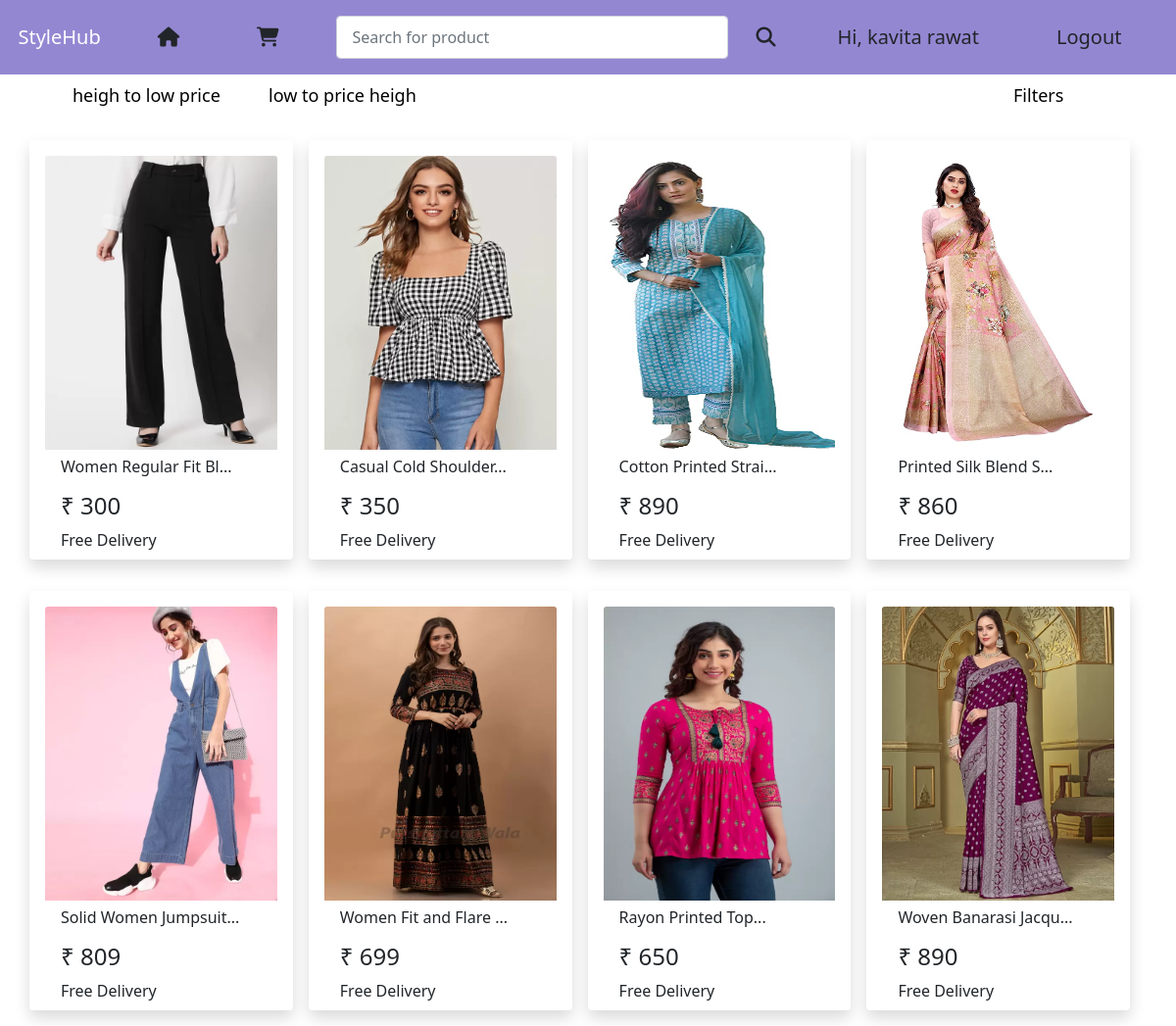
Page / (signed in) on the committed database.
### accounts/models.py (models this page shows, shortened)
class User(AbstractBaseUser):
    email = models.EmailField(verbose_name="email address", max_length=255,unique=True,)
    full_name = models.CharField(max_length=100)
    mobile_no = models.CharField(max_length=12,blank=True)
    OTP = models.CharField(max_length=6,blank=True)
    is_active = models.BooleanField(default=True)
    is_admin = models.BooleanField(default=False)
    objects = UserManager()
    USERNAME_FIELD = "email"
    REQUIRED_FIELDS = ["full_name","OTP","mobile_no"]

### products/models.py (models this page shows)
class base_model(models.Model):
     uid=models.UUIDField(primary_key=True, default=uuid.uuid4,editable=False)
     class Meta:
        abstract=True

class products(base_model):
    product_name=models.CharField(max_length=50)
    category=models.CharField(max_length=50)
    slug = AutoSlugField(populate_from='product_name',null=True,blank=True,unique=True)
    price=models.IntegerField()
    product_disc=models.TextField()
    image=models.ImageField(upload_to='product_image')
    size=models.ManyToManyField(size_varient)
    colour=models.ManyToManyField(colour_varient,blank=True)

### home/views.py (the view)
# urls.py: path('',views.products_display,name='products_display'),
def products_display(request):
    items=products.objects.all()
    return render(request,'home/index.html',{'items':items} )

### templates/home/index.html (shortened to what this page needs)
{% extends "base/base.html" %}
{% block css %}
<link rel="stylesheet" href="/static/css/home.css">
 {% endblock css%}
{% block body %}
{% include "base/nav.html" %}
<div class="container mt-2">
  <div class="sort">
  <form action="{% url 'sort_item' %}" method="get">
    <ul>
    <li><button class="custom-button "  type="submit" name="sortby" value="heigh to low"> heigh to low price</button></li>
    <li><button class="custom-button"  type="submit" name="sortby" value="low to heigh"> low to price heigh </button></li>
    <li><button class="custom-button" id ="right" type="button" data-bs-toggle="modal" data-bs-target="#exampleModal">
      Filters
    </button></li>
    </ul>
  </form>
</div>
</div>
<div class="container">
  <div class="row ">
        {% for item in items %}
          <div class="card border-0 me-3 pb-2 shadow p-3 my-3 bg-body rounded " style="width: 16.8rem; ">
            <a href="{% url 'product_info' item.slug %}"> <img src="{{item.image.url }}" class="card-img-top" alt="..." style="height: 300px;"></a>
            <li class="list-group-item border-0 "><h6>{{item.product_name|slice:":20"}}...</h6></li>
            <li class="list-group-item border-0  d-flex py-0 "><h4>₹ {{item.price}}</h4></li>
            <li class="list-group-item border-0 d-flex py-0 ">Free Delivery</li>
        </div>
          {% endfor %}
        </div>
      </div>
{% endblock body%}

### templates/base/nav.html (shortened to what this page needs)
<nav class="navbar navbar-dark " style="background-color: rgb(148, 135, 210);"  >
  <div class="container-fluid d-flex justify-content-around">
      <a class="navbar-brand" href="/">StyleHub</a>
      <a class="nav-link" href="{% url 'products_display' %}"><button class="btn me-2"  type="button"><i class="fa-solid fa-house"></i></button></a>
      <a class="nav-link" href="{% url 'cart' %}"><button class="btn me-2"><i class="fa-solid fa-cart-shopping"></i> </button></a>
      <form class="d-flex" action="{% url 'search' %}" method="get">
        <input class="form-control me-2 m-2 nav-link" name="search" type="search" placeholder="Search for product" aria-label="Search" style="width:25rem;">
        <button class="btn  me-2 m-2 " type="submit"><i class="fa-solid fa-magnifying-glass"></i></button>
      </form>
        {% if user.is_authenticated %}
        <a class="nav-link"href=""><button class="btn me-2" type="button"> Hi, {{ request.user.full_name}}</button></a>
        <a class="nav-link"  href="{% url 'user_logout' %}"><button class="btn me-2" type="button">Logout</button></a>
        {% else %}
        <a  class="nav-link" href="{% url 'user_login' %}"><button class="btn  me-2"  type="button" " >login</button></a>
        <a  class="nav-link" href="{% url 'user_signup' %}"><button class="btn me-2"  type="button" >signup  </button></a>
        {% endif %}
    </div>
</nav>

### static/css/home.css (style rules this page uses)
.sort ul { display: flex ; }
#right { margin-left: 35rem; }
form ul li { list-style: none; font-size: 18px; width:200px; }
.btn { font-weight: 400; font-size: 20px; }
.custom-button { border: none; background: none; margin:none ; padding: 0; }

### rows in the picture
User: user.full_name "kavita rawat"
products: image (picture), product_name "Women Regular Fit Bl", price "300"
products: image (picture), product_name "Casual Cold Shoulder", price "350"
products: image (picture), product_name "Cotton Printed Strai", price "890"
products: image (picture), product_name "Printed Silk Blend S", price "860"
products: image (picture), product_name "Solid Women Jumpsuit", price "809"
products: image (picture), product_name "Women Fit and Flare", price "699"
products: image (picture), product_name "Rayon Printed Top", price "650"
products: image (picture), product_name "Woven Banarasi Jacqu", price "890"
